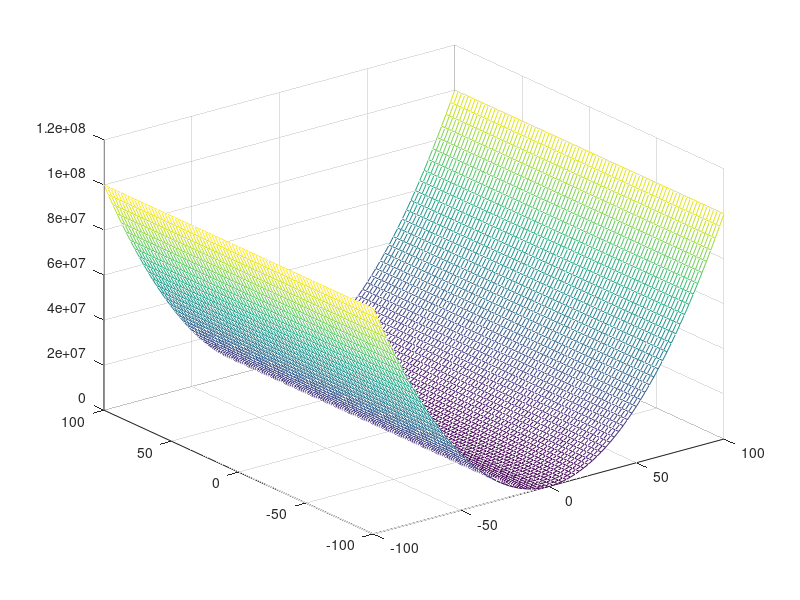
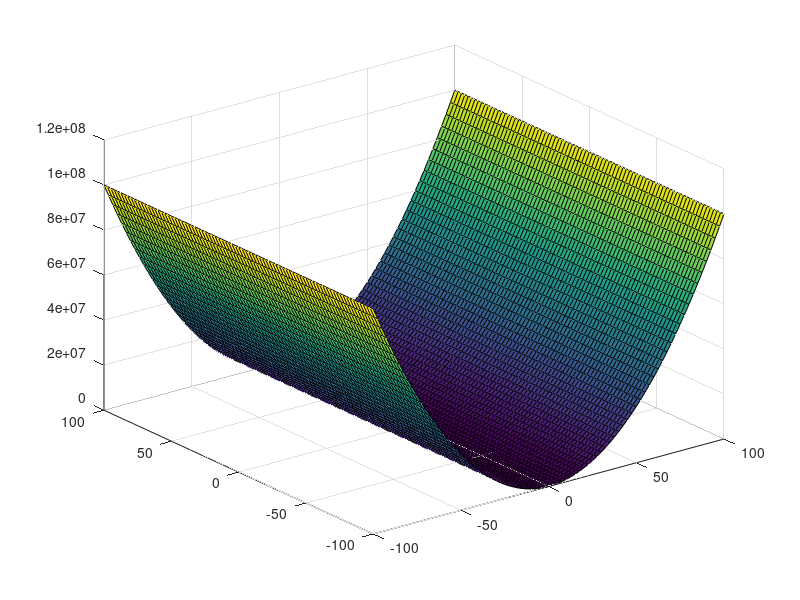

The MATLAB source for these figures, in order:
clc;clear;close all;


[X,Y] = meshgrid(linspace(-100,100,81));

Z=(10^4)*X.^2+Y.^2;

axis([-10,10,-10,10]);
mesh(X,Y,Z);%线框图
figure();
surf(X,Y,Z);%表面图

